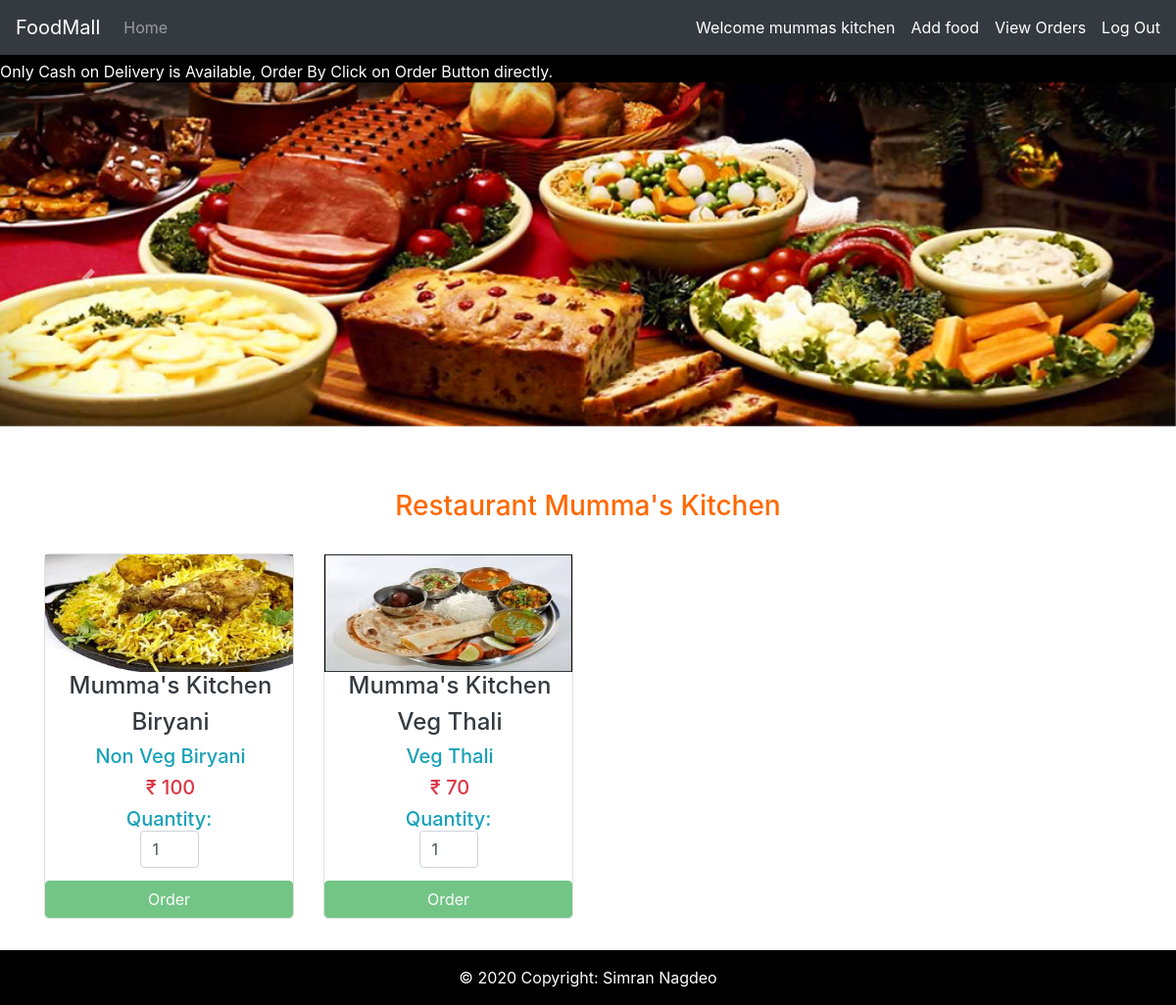
The page / (signed in) on the database its author committed.
### tables this page shows
CREATE TABLE `restaurant` (
  `r_id` int(30) NOT NULL,
  `name` text NOT NULL,
  `email` text NOT NULL,
  `username` text NOT NULL,
  `contact` varchar(30) NOT NULL,
  `address` text NOT NULL,
  `password` text NOT NULL
);

CREATE TABLE `food` (
  `f_id` int(30) NOT NULL,
  `name` text NOT NULL,
  `price` int(30) NOT NULL,
  `description` text NOT NULL,
  `r_id` int(30) NOT NULL,
  `images` text NOT NULL,
  `options` text NOT NULL,
  `type` varchar(30) NOT NULL
);

### index.php (the view, shortened to what this page needs)
<?php
$conn = Connect();
?>
<!DOCTYPE html>
<html lang="en">
<head>
    <link rel="stylesheet" type = "text/css" href ="css/bootstrap-4.5.0-dist/css/bootstrap.min.css">
   <link rel="stylesheet" type = "text/css" href ="css/mediaQuery.css">
</head>
<body>
<nav class="navbar navbar-expand-sm bg-dark navbar-dark displayNoneLess1200">
  <a class="navbar-brand" href="#">FoodMall</a>
  <ul class="navbar-nav">
    <li class="nav-item">
      <a class="nav-link" href="#">Home</a>
    </li>
  </ul>
  <?php
if(isset($_SESSION['login_user1'])){
?>
  <ul class="nav navbar-nav navbar-right" style="position: absolute;right:1rem">
      <li style="margin-right: 1rem;"><a href="#" style="color: white;">Welcome <?php echo $_SESSION['login_user1']; ?> </a></li>
      <li style="margin-right: 1rem;"><a href="addFood.php" style="color: white;">Add food</a></li>
      <li style="margin-right: 1rem;"><a href="RestaurantOrder.php" style="color: white;">View Orders</a></li>
            <li><a href="logout_r.php" style="color: white;"> Log Out </a></li>
          </ul>
<?php
}
?>
</nav>
 <marquee width="100%" direction="left" class="displayNoneLess1200" height="30px" style="background: black;color:white;padding:5px 0px;">
  Only Cash on Delivery is Available, Order By Click on Order Button directly.
</marquee>
<div id="carouselExampleInterval" class="carousel slide displayNoneLess1200" data-ride="carousel" style="margin-top: -0.4rem; ">
  <div class="carousel-inner">
      <div class="carousel-item active" style="height: 25rem;" data-interval="10000">
        <img src="images/slide001.jpg" class="d-block w-100" alt="...">
    </div>
  </div>
  <a class="carousel-control-prev" href="#carouselExampleInterval" role="button" data-slide="prev">
    <span class="carousel-control-prev-icon" aria-hidden="true"></span>
  </a>
  <a class="carousel-control-next" href="#carouselExampleInterval" role="button" data-slide="next">
    <span class="carousel-control-next-icon" aria-hidden="true"></span>
  </a>
</div>
 <div class="container displayNoneLess1200" style="width:95%;">
 <?php
if(isset($_SESSION['login_user1'])){
    $Uname=$_SESSION['login_user1'];
    $sqlType="Select r_id,name from restaurant where username='$Uname'";
    $result1 = mysqli_query($conn, $sqlType);
    if (mysqli_num_rows($result1) > 0)
     {
     while($row = mysqli_fetch_assoc($result1)){
         $r_id=$row["r_id"];
         $r_name=$row["name"];
     }
    }
    $sql = "SELECT * FROM food WHERE options = 'Enable' and r_id='$r_id' ORDER BY f_id";
    $result = mysqli_query($conn, $sql);
?>
     <h3 style="text-align: center;color: #ff6900;margin-top: 1rem">Restaurant <?php echo $r_name;?></h3>
<?php
}
if (mysqli_num_rows($result) > 0)
{
  $count=0;
  while($row = mysqli_fetch_assoc($result)){
    if ($count == 0)
      echo "<div class='row' style='margin-top:2rem;'>";
      $r_id=$row["r_id"];
      $sql_R_id = "SELECT name FROM restaurant WHERE r_id='$r_id'";
      $result_rName = $conn->query($sql_R_id);
      if (mysqli_num_rows($result_rName) > 0) {
      while($row1 = $result_rName->fetch_assoc()) {
          $R_Name=$row1["name"];
        }
      }
?>
<div class="col-md-3">
    <form method="post" action="order.php?action=add&id=<?php echo $row['f_id']; ?>&Rid=<?php echo $row['r_id']; ?>">
        <div class="mypanel card" style="text-transform: capitalize;border-radius: 5px" align="center">
    <img src="<?php echo $row["images"]; ?>" style="height: 120px;width:100%" class="img-responsive">
    <h4 class="text-dark textellipsis"><?php echo $R_Name; ?></h4>
<h4 class="text-dark textellipsis"><?php echo $row["name"]; ?></h4>
<h5 class="text-info textellipsis"><?php echo $row["description"]; ?></h5>
<h5 class="text-danger textellipsis">&#8377; <?php echo $row["price"]; ?></h5>
<h5 class="text-info">Quantity: <input type="number" min="1" max="25" name="quantity" class="form-control" value="1" style="width: 60px;"> </h5>
<button type="submit" name="add" style="margin-top:5px;"
       data-toggle="modal" data-target="#orderModal"
    <?php if (isset($_SESSION['login_user1'])){ ?> disabled <?php   } ?>
    class="btn btn-success" value="Order">Order</button>
    </form>
</div>
</div>
<?php
$count++;
}
?>
  <?php
}
?>
<footer class="page-footer font-small blue displayNoneLess1200" style="background: black;margin-top:2rem;color: white">
  <div class="footer-copyright text-center py-3">&copy; 2020 Copyright:
     Simran Nagdeo
  </div>
</footer>
</body>
</html>

### index.php (style rules this page uses)
.textellipsis { white-space: nowrap; width: 16rem; overflow: hidden; text-overflow: ellipsis; text-align: center; padding: 0rem 1rem; }

### rows shown on the page
restaurant: name "Mumma's Kitchen"
food: images (picture), r.name "Mumma's Kitchen", name "Biryani", description "Non Veg Biryani", price "100"
food: images (picture), r.name "Mumma's Kitchen", name "Veg Thali", description "Veg Thali", price "70"

### other values the page prints
$_SESSION['login_user1'] "mummas kitchen"
